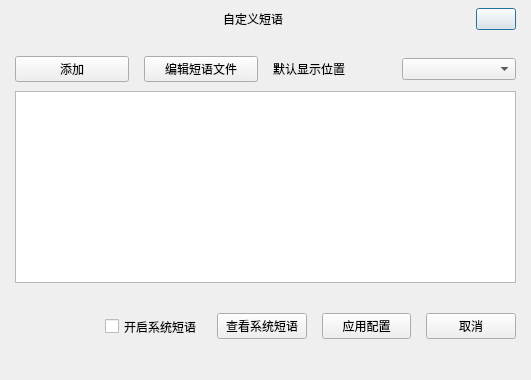
<?xml version="1.0" encoding="UTF-8"?>
<ui version="4.0">
 <class>ToViewPhraseDialog</class>
 <widget class="QDialog" name="ToViewPhraseDialog">
  <property name="geometry">
   <rect>
    <x>0</x>
    <y>0</y>
    <width>531</width>
    <height>380</height>
   </rect>
  </property>
  <property name="minimumSize">
   <size>
    <width>0</width>
    <height>0</height>
   </size>
  </property>
  <property name="windowTitle">
   <string/>
  </property>
  <property name="styleSheet">
   <string notr="true"/>
  </property>
  <layout class="QVBoxLayout" name="verticalLayout_5">
   <property name="leftMargin">
    <number>0</number>
   </property>
   <property name="topMargin">
    <number>0</number>
   </property>
   <property name="rightMargin">
    <number>0</number>
   </property>
   <property name="bottomMargin">
    <number>0</number>
   </property>
   <item>
    <layout class="QVBoxLayout" name="verticalLayout_4" stretch="10,3,80,5">
     <item>
      <widget class="QWidget" name="widget" native="true">
       <property name="minimumSize">
        <size>
         <width>0</width>
         <height>0</height>
        </size>
       </property>
       <property name="maximumSize">
        <size>
         <width>16777215</width>
         <height>16677215</height>
        </size>
       </property>
       <property name="styleSheet">
        <string notr="true"/>
       </property>
       <layout class="QHBoxLayout" name="horizontalLayout_5">
        <property name="leftMargin">
         <number>0</number>
        </property>
        <property name="topMargin">
         <number>0</number>
        </property>
        <property name="rightMargin">
         <number>0</number>
        </property>
        <property name="bottomMargin">
         <number>0</number>
        </property>
        <item>
         <layout class="QHBoxLayout" name="horizontalLayout_4" stretch="200,100,170,15,15">
          <property name="spacing">
           <number>0</number>
          </property>
          <item>
           <spacer name="horizontalSpacer_2">
            <property name="orientation">
             <enum>Qt::Horizontal</enum>
            </property>
            <property name="sizeHint" stdset="0">
             <size>
              <width>40</width>
              <height>20</height>
             </size>
            </property>
           </spacer>
          </item>
          <item>
           <widget class="QLabel" name="title_label">
            <property name="sizePolicy">
             <sizepolicy hsizetype="Preferred" vsizetype="Expanding">
              <horstretch>0</horstretch>
              <verstretch>0</verstretch>
             </sizepolicy>
            </property>
            <property name="text">
             <string>自定义短语</string>
            </property>
            <property name="alignment">
             <set>Qt::AlignCenter</set>
            </property>
           </widget>
          </item>
          <item>
           <spacer name="horizontalSpacer">
            <property name="orientation">
             <enum>Qt::Horizontal</enum>
            </property>
            <property name="sizeHint" stdset="0">
             <size>
              <width>40</width>
              <height>20</height>
             </size>
            </property>
           </spacer>
          </item>
          <item>
           <widget class="QPushButton" name="close_btn">
            <property name="text">
             <string/>
            </property>
           </widget>
          </item>
          <item>
           <spacer name="horizontalSpacer_6">
            <property name="orientation">
             <enum>Qt::Horizontal</enum>
            </property>
            <property name="sizeHint" stdset="0">
             <size>
              <width>40</width>
              <height>20</height>
             </size>
            </property>
           </spacer>
          </item>
         </layout>
        </item>
       </layout>
      </widget>
     </item>
     <item>
      <spacer name="verticalSpacer_2">
       <property name="orientation">
        <enum>Qt::Vertical</enum>
       </property>
       <property name="sizeHint" stdset="0">
        <size>
         <width>20</width>
         <height>17</height>
        </size>
       </property>
      </spacer>
     </item>
     <item>
      <layout class="QHBoxLayout" name="horizontalLayout_3" stretch="10,500,10">
       <property name="spacing">
        <number>0</number>
       </property>
       <item>
        <spacer name="horizontalSpacer_4">
         <property name="orientation">
          <enum>Qt::Horizontal</enum>
         </property>
         <property name="sizeHint" stdset="0">
          <size>
           <width>28</width>
           <height>20</height>
          </size>
         </property>
        </spacer>
       </item>
       <item>
        <layout class="QVBoxLayout" name="verticalLayout_3">
         <item>
          <layout class="QHBoxLayout" name="horizontalLayout_2">
           <property name="spacing">
            <number>15</number>
           </property>
           <property name="leftMargin">
            <number>5</number>
           </property>
           <property name="rightMargin">
            <number>5</number>
           </property>
           <item>
            <widget class="QPushButton" name="add_push_button">
             <property name="text">
              <string>添加</string>
             </property>
            </widget>
           </item>
           <item>
            <widget class="QPushButton" name="edit_phrase_push_button">
             <property name="text">
              <string>编辑短语文件</string>
             </property>
            </widget>
           </item>
           <item>
            <widget class="QLabel" name="default_pos_label">
             <property name="sizePolicy">
              <sizepolicy hsizetype="Preferred" vsizetype="Preferred">
               <horstretch>0</horstretch>
               <verstretch>0</verstretch>
              </sizepolicy>
             </property>
             <property name="styleSheet">
              <string notr="true"/>
             </property>
             <property name="text">
              <string>默认显示位置</string>
             </property>
            </widget>
           </item>
           <item>
            <widget class="QComboBox" name="comboBox"/>
           </item>
          </layout>
         </item>
         <item>
          <widget class="QWidget" name="phrase_show_eara" native="true">
           <property name="sizePolicy">
            <sizepolicy hsizetype="Preferred" vsizetype="Expanding">
             <horstretch>0</horstretch>
             <verstretch>0</verstretch>
            </sizepolicy>
           </property>
           <layout class="QVBoxLayout" name="verticalLayout_2">
            <property name="leftMargin">
             <number>5</number>
            </property>
            <property name="topMargin">
             <number>9</number>
            </property>
            <property name="rightMargin">
             <number>5</number>
            </property>
            <property name="bottomMargin">
             <number>9</number>
            </property>
            <item>
             <layout class="QVBoxLayout" name="verticalLayout">
              <item>
               <widget class="Customize_TableWidget" name="table_widget"/>
              </item>
             </layout>
            </item>
           </layout>
          </widget>
         </item>
         <item>
          <layout class="QHBoxLayout" name="horizontalLayout" stretch="2,2,2,2,2">
           <property name="spacing">
            <number>15</number>
           </property>
           <property name="leftMargin">
            <number>5</number>
           </property>
           <property name="rightMargin">
            <number>5</number>
           </property>
           <item>
            <spacer name="horizontalSpacer_3">
             <property name="orientation">
              <enum>Qt::Horizontal</enum>
             </property>
             <property name="sizeHint" stdset="0">
              <size>
               <width>40</width>
               <height>20</height>
              </size>
             </property>
            </spacer>
           </item>
           <item>
            <widget class="QCheckBox" name="open_phrase_check_box">
             <property name="sizePolicy">
              <sizepolicy hsizetype="Preferred" vsizetype="Expanding">
               <horstretch>0</horstretch>
               <verstretch>0</verstretch>
              </sizepolicy>
             </property>
             <property name="text">
              <string>开启系统短语</string>
             </property>
            </widget>
           </item>
           <item>
            <widget class="QPushButton" name="to_view_sys_phrase_button">
             <property name="text">
              <string>查看系统短语</string>
             </property>
            </widget>
           </item>
           <item>
            <widget class="QPushButton" name="apply_push_button">
             <property name="text">
              <string>应用配置</string>
             </property>
            </widget>
           </item>
           <item>
            <widget class="QPushButton" name="cancel_push_button">
             <property name="text">
              <string>取消</string>
             </property>
            </widget>
           </item>
          </layout>
         </item>
        </layout>
       </item>
       <item>
        <spacer name="horizontalSpacer_5">
         <property name="orientation">
          <enum>Qt::Horizontal</enum>
         </property>
         <property name="sizeHint" stdset="0">
          <size>
           <width>28</width>
           <height>20</height>
          </size>
         </property>
        </spacer>
       </item>
      </layout>
     </item>
     <item>
      <spacer name="verticalSpacer">
       <property name="orientation">
        <enum>Qt::Vertical</enum>
       </property>
       <property name="sizeHint" stdset="0">
        <size>
         <width>20</width>
         <height>18</height>
        </size>
       </property>
      </spacer>
     </item>
    </layout>
   </item>
  </layout>
 </widget>
 <customwidgets>
  <customwidget>
   <class>Customize_TableWidget</class>
   <extends>QTableWidget</extends>
   <header location="global">customize_ui/customize_tablewidget.h</header>
  </customwidget>
 </customwidgets>
 <resources/>
 <connections/>
</ui>
